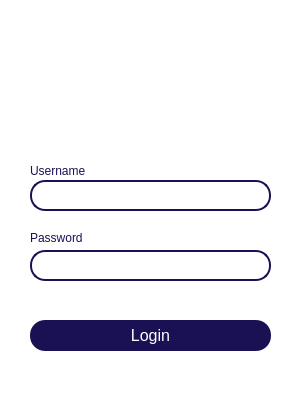
<?xml version="1.0" encoding="UTF-8"?>
<ui version="4.0">
 <class>login_ui</class>
 <widget class="QDialog" name="login_ui">
  <property name="geometry">
   <rect>
    <x>0</x>
    <y>0</y>
    <width>300</width>
    <height>400</height>
   </rect>
  </property>
  <property name="windowTitle">
   <string>Dialog</string>
  </property>
  <property name="styleSheet">
   <string notr="true">
background-color: rgb(255, 255, 255);</string>
  </property>
  <widget class="QLabel" name="label">
   <property name="geometry">
    <rect>
     <x>30</x>
     <y>160</y>
     <width>101</width>
     <height>21</height>
    </rect>
   </property>
   <property name="styleSheet">
    <string notr="true">color: rgb(26, 16, 84);
font: 16pt &quot;Chakra Petchl&quot;;</string>
   </property>
   <property name="text">
    <string>Username</string>
   </property>
  </widget>
  <widget class="QLineEdit" name="usernameField">
   <property name="geometry">
    <rect>
     <x>30</x>
     <y>180</y>
     <width>241</width>
     <height>31</height>
    </rect>
   </property>
   <property name="styleSheet">
    <string notr="true"> font: 14pt &quot;Arial&quot;;
    color: rgb(0, 0, 0);
    border: 2px solid rgb(26, 16, 84);
    border-radius: 15px;  
padding: 2px</string>
   </property>
  </widget>
  <widget class="QLineEdit" name="PasswordField">
   <property name="geometry">
    <rect>
     <x>30</x>
     <y>250</y>
     <width>241</width>
     <height>31</height>
    </rect>
   </property>
   <property name="styleSheet">
    <string notr="true"> font: 14pt &quot;Arial&quot;;
    color: rgb(0, 0, 0);
    border: 2px solid rgb(26, 16, 84);
    border-radius: 15px;  
padding: 2px;</string>
   </property>
   <property name="text">
    <string/>
   </property>
   <property name="echoMode">
    <enum>QLineEdit::EchoMode::Password</enum>
   </property>
  </widget>
  <widget class="QLabel" name="label_2">
   <property name="geometry">
    <rect>
     <x>30</x>
     <y>230</y>
     <width>91</width>
     <height>16</height>
    </rect>
   </property>
   <property name="styleSheet">
    <string notr="true">color: rgb(26, 16, 84);
font: 16pt &quot;Chakra Petchl&quot;;</string>
   </property>
   <property name="text">
    <string>Password</string>
   </property>
  </widget>
  <widget class="QPushButton" name="loginBtn">
   <property name="geometry">
    <rect>
     <x>30</x>
     <y>320</y>
     <width>241</width>
     <height>31</height>
    </rect>
   </property>
   <property name="font">
    <font>
     <family>Segoe UI</family>
     <pointsize>12</pointsize>
     <italic>false</italic>
     <bold>false</bold>
    </font>
   </property>
   <property name="cursor">
    <cursorShape>PointingHandCursor</cursorShape>
   </property>
   <property name="styleSheet">
    <string notr="true">QPushButton {

    color: white;
    background-color: rgb(26, 16, 84);
    border-radius: 15px;
    padding: 2px;
}

/* Pressed state → white background */
QPushButton:pressed {
    
	color: rgb(26, 16, 84);
    background-color: white;
    border: 2px solid rgb(26, 16, 84);
    border-radius: 15px;
    padding: 2px;
}
</string>
   </property>
   <property name="text">
    <string>Login</string>
   </property>
  </widget>
  <widget class="QLabel" name="logo_holder">
   <property name="geometry">
    <rect>
     <x>60</x>
     <y>20</y>
     <width>181</width>
     <height>131</height>
    </rect>
   </property>
   <property name="text">
    <string/>
   </property>
  </widget>
 </widget>
 <resources/>
 <connections/>
</ui>
